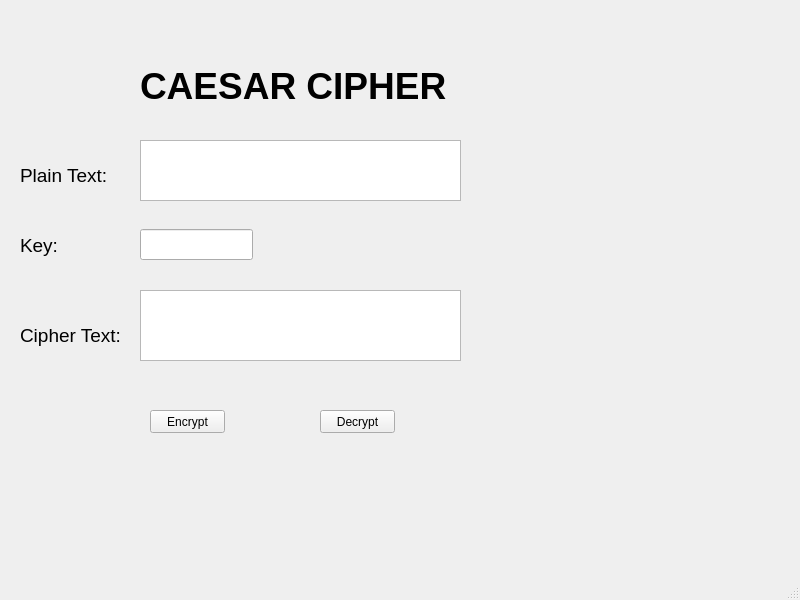
<?xml version="1.0" encoding="UTF-8"?>
<ui version="4.0">
 <class>MainWindow</class>
 <widget class="QMainWindow" name="MainWindow">
  <property name="geometry">
   <rect>
    <x>0</x>
    <y>0</y>
    <width>800</width>
    <height>600</height>
   </rect>
  </property>
  <property name="windowTitle">
   <string>MainWindow</string>
  </property>
  <widget class="QWidget" name="centralwidget">
   <widget class="QLabel" name="label">
    <property name="geometry">
     <rect>
      <x>140</x>
      <y>30</y>
      <width>381</width>
      <height>111</height>
     </rect>
    </property>
    <property name="font">
     <font>
      <family>Segoe UI</family>
      <pointsize>28</pointsize>
      <weight>75</weight>
      <bold>true</bold>
     </font>
    </property>
    <property name="text">
     <string>CAESAR CIPHER</string>
    </property>
   </widget>
   <widget class="QLabel" name="label_2">
    <property name="geometry">
     <rect>
      <x>20</x>
      <y>160</y>
      <width>121</width>
      <height>31</height>
     </rect>
    </property>
    <property name="font">
     <font>
      <family>Segoe UI</family>
      <pointsize>14</pointsize>
     </font>
    </property>
    <property name="text">
     <string>Plain Text:</string>
    </property>
   </widget>
   <widget class="QLabel" name="label_3">
    <property name="geometry">
     <rect>
      <x>20</x>
      <y>230</y>
      <width>121</width>
      <height>31</height>
     </rect>
    </property>
    <property name="font">
     <font>
      <family>Segoe UI</family>
      <pointsize>14</pointsize>
     </font>
    </property>
    <property name="text">
     <string>Key:</string>
    </property>
   </widget>
   <widget class="QLabel" name="label_4">
    <property name="geometry">
     <rect>
      <x>20</x>
      <y>320</y>
      <width>121</width>
      <height>31</height>
     </rect>
    </property>
    <property name="font">
     <font>
      <family>Segoe UI</family>
      <pointsize>14</pointsize>
     </font>
    </property>
    <property name="text">
     <string>Cipher Text:</string>
    </property>
   </widget>
   <widget class="QTextEdit" name="txt_plainText">
    <property name="geometry">
     <rect>
      <x>140</x>
      <y>140</y>
      <width>321</width>
      <height>61</height>
     </rect>
    </property>
   </widget>
   <widget class="QTextEdit" name="txt_cipherText">
    <property name="geometry">
     <rect>
      <x>140</x>
      <y>290</y>
      <width>321</width>
      <height>71</height>
     </rect>
    </property>
   </widget>
   <widget class="QLineEdit" name="txt_key">
    <property name="geometry">
     <rect>
      <x>140</x>
      <y>229</y>
      <width>113</width>
      <height>31</height>
     </rect>
    </property>
   </widget>
   <widget class="QPushButton" name="btn_Encrypt">
    <property name="geometry">
     <rect>
      <x>150</x>
      <y>410</y>
      <width>75</width>
      <height>23</height>
     </rect>
    </property>
    <property name="text">
     <string>Encrypt</string>
    </property>
   </widget>
   <widget class="QPushButton" name="btn_Decrypt">
    <property name="geometry">
     <rect>
      <x>320</x>
      <y>410</y>
      <width>75</width>
      <height>23</height>
     </rect>
    </property>
    <property name="text">
     <string>Decrypt</string>
    </property>
   </widget>
  </widget>
  <widget class="QMenuBar" name="menubar">
   <property name="geometry">
    <rect>
     <x>0</x>
     <y>0</y>
     <width>800</width>
     <height>21</height>
    </rect>
   </property>
  </widget>
  <widget class="QStatusBar" name="statusbar"/>
 </widget>
 <resources/>
 <connections/>
</ui>
